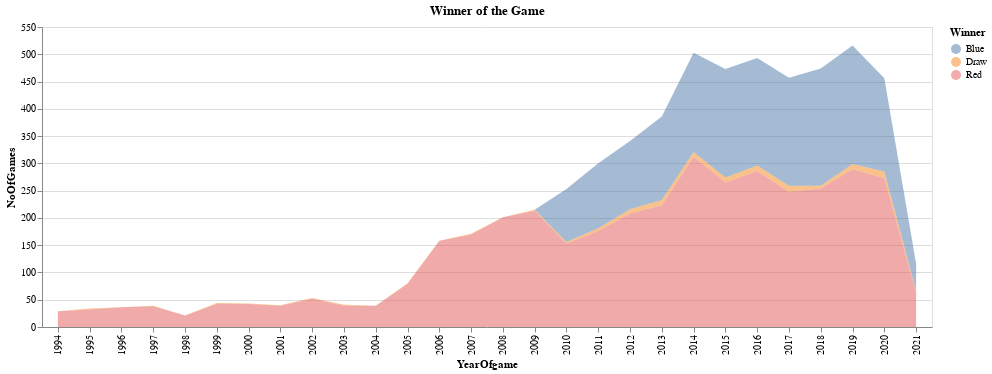

Notebook source saved alongside this figure:
### Code cell
import pandas as pd
import numpy as np
from sklearn.impute import SimpleImputer
import altair as alt

def add_year_of_game(data):
    data['YearOfgame'] = data['date'].apply(lambda x: x.split('-')[0])
    return data

def count_na_values(data):
    na = [(index, data[col].isna().sum()) for index, col in enumerate(data)]
    return len([x[1] for x in na if x[1] > 0])

def impute_missing_values(data, features, imp_features, imp_stance):
    for feature in features:
        data[feature] = imp_features.fit_transform(data[feature].values.reshape(-1, 1))
    data['R_Stance'] = imp_stance.fit_transform(data['R_Stance'].values.reshape(-1, 1))
    data['B_Stance'] = imp_stance.fit_transform(data['B_Stance'].values.reshape(-1, 1))
    return data

def impute_mean_values(data, na, imp_stance):
    for x in na:
        if x[1] > 0 and data.iloc[:, x[0]].dtype != 'object':
            data.iloc[:, x[0]] = imp_stance.fit_transform(data.iloc[:, x[0]].values.reshape(-1, 1))
    return data

# Read in the data
df = pd.read_csv('data/data.csv')

# Make a copy of the original dataframe
df_copy = df.copy()

# Calculate year-wise games
play_info = df
play_info = add_year_of_game(play_info)
play_counts = pd.DataFrame(play_info['YearOfgame'].value_counts().sort_index())
play_counts['NoOfGames'] = play_counts['YearOfgame']
play_counts['YearOfgame'] = play_counts.index

# Calculate games in each weight class
weightClassCount = pd.DataFrame(df['weight_class'].value_counts())
weightClassCount['WeightClass'] = weightClassCount.index

# Deal with null values
print('Number of features with NaN values:', count_na_values(df))

# Impute missing values
imp_features = ['R_Weight_lbs', 'R_Height_cms', 'B_Height_cms', 'R_age', 'B_age', 'R_Reach_cms', 'B_Reach_cms']
imp_median = SimpleImputer(missing_values=np.nan, strategy='median')
imp_stance = SimpleImputer(missing_values=np.nan, strategy='most_frequent')

df = impute_missing_values(df, imp_features, imp_median, imp_stance)
df_copy = impute_missing_values(df_copy, imp_features, imp_median, imp_stance)

# Impute mean values
imp_mean = SimpleImputer(missing_values=np.nan, strategy='mean')
na = [(index, df[col].isna().sum()) for index, col in enumerate(df)]

df = impute_mean_values(df, na, imp_mean)
df_copy = impute_mean_values(df_copy, na, imp_mean)

df = df.drop(['Referee'], axis=1)

print('Number of features with NaN values:', count_na_values(df))

# Exploratory Data Analysis
winnerCounts = df['Winner'].value_counts().reset_index()
winnerCounts['whoWon'] = winnerCounts['index']
winnerCounts = winnerCounts.sort_values(by="whoWon")


base = alt.Chart(winnerCounts).mark_arc(innerRadius=3).encode(
    theta=alt.Theta(field="Winner", type="quantitative"),
    color=alt.Color(field="whoWon", type="nominal")).properties(width=800)

c1 = base.mark_arc(innerRadius=2, stroke="#fff")

c2 = base.mark_text(radius=100, size=20,radiusOffset=80).encode(text="Winner:N")



# Number of Games
playCountsBar=alt.Chart(play_counts).mark_bar(color="lightblue").encode(x='YearOfgame',y='NoOfGames').properties(width=990)

playCountsBarText = playCountsBar.mark_text(baseline='middle',dx=4).encode(text='NoOfGames')

(playCountsBar  + playCountsBarText)


# Winner of the Game
df['YearOfgame'] = df['date'].apply(lambda x : x.split('-')[0])
playWinner = df.groupby('YearOfgame')['Winner'].value_counts().reset_index(name='NoOfGames')


alt.Chart(playWinner).mark_area(opacity=0.5).encode(x='YearOfgame',y='NoOfGames',color='Winner').properties( width=890,title='Winner of the Game')

### Figure 1 — Vega-Lite specification as saved in the notebook (floating-point values rounded to 4 significant figures)
{"config": {"view": {"continuousWidth": 400, "continuousHeight": 300}}, "data": {"name": "data-7eef03f45a7b115c776f1f5ba975a94b"}, "mark": {"type": "area", "opacity": 0.5}, "encoding": {"color": {"field": "Winner", "type": "nominal"}, "x": {"field": "YearOfgame", "type": "nominal"}, "y": {"field": "NoOfGames", "type": "quantitative"}}, "title": "Winner of the Game", "width": 890, "$schema": "https://vega.github.io/schema/vega-lite/v4.17.0.json", "datasets": {"data-7eef03f45a7b115c776f1f5ba975a94b": [{"YearOfgame": "1994", "Winner": "Red", "NoOfGames": 29}, {"YearOfgame": "1995", "Winner": "Red", "NoOfGames": 32}, {"YearOfgame": "1995", "Winner": "Draw", "NoOfGames": 2}, {"YearOfgame": "1996", "Winner": "Red", "NoOfGames": 36}, {"YearOfgame": "1997", "Winner": "Red", "NoOfGames": 38}, {"YearOfgame": "1997", "Winner": "Draw", "NoOfGames": 1}, {"YearOfgame": "1998", "Winner": "Red", "NoOfGames": 21}, {"YearOfgame": "1999", "Winner": "Red", "NoOfGames": 42}, {"YearOfgame": "1999", "Winner": "Draw", "NoOfGames": 2}, {"YearOfgame": "2000", "Winner": "Red", "NoOfGames": 42}, {"YearOfgame": "2000", "Winner": "Draw", "NoOfGames": 1}, {"YearOfgame": "2001", "Winner": "Red", "NoOfGames": 39}, {"YearOfgame": "2001", "Winner": "Draw", "NoOfGames": 1}, {"YearOfgame": "2002", "Winner": "Red", "NoOfGames": 52}, {"YearOfgame": "2002", "Winner": "Draw", "NoOfGames": 1}, {"YearOfgame": "2003", "Winner": "Red", "NoOfGames": 39}, {"YearOfgame": "2003", "Winner": "Draw", "NoOfGames": 2}, {"YearOfgame": "2004", "Winner": "Red", "NoOfGames": 39}, {"YearOfgame": "2005", "Winner": "Red", "NoOfGames": 79}, {"YearOfgame": "2005", "Winner": "Draw", "NoOfGames": 1}, {"YearOfgame": "2006", "Winner": "Red", "NoOfGames": 158}, {"YearOfgame": "2007", "Winner": "Red", "NoOfGames": 169}, {"YearOfgame": "2007", "Winner": "Draw", "NoOfGames": 2}, {"YearOfgame": "2008", "Winner": "Red", "NoOfGames": 201}, {"YearOfgame": "2009", "Winner": "Red", "NoOfGames": 213}, {"YearOfgame": "2009", "Winner": "Draw", "NoOfGames": 2}, {"YearOfgame": "2010", "Winner": "Red", "NoOfGames": 153}, {"YearOfgame": "2010", "Winner": "Blue", "NoOfGames": 97}, {"YearOfgame": "2010", "Winner": "Draw", "NoOfGames": 3}, {"YearOfgame": "2011", "Winner": "Red", "NoOfGames": 176}, {"YearOfgame": "2011", "Winner": "Blue", "NoOfGames": 119}, {"YearOfgame": "2011", "Winner": "Draw", "NoOfGames": 5}, {"YearOfgame": "2012", "Winner": "Red", "NoOfGames": 208}, {"YearOfgame": "2012", "Winner": "Blue", "NoOfGames": 125}, {"YearOfgame": "2012", "Winner": "Draw", "NoOfGames": 8}, {"YearOfgame": "2013", "Winner": "Red", "NoOfGames": 223}, {"YearOfgame": "2013", "Winner": "Blue", "NoOfGames": 153}, {"YearOfgame": "2013", "Winner": "Draw", "NoOfGames": 10}, {"YearOfgame": "2014", "Winner": "Red", "NoOfGames": 312}, {"YearOfgame": "2014", "Winner": "Blue", "NoOfGames": 182}, {"YearOfgame": "2014", "Winner": "Draw", "NoOfGames": 9}, {"YearOfgame": "2015", "Winner": "Red", "NoOfGames": 265}, {"YearOfgame": "2015", "Winner": "Blue", "NoOfGames": 199}, {"YearOfgame": "2015", "Winner": "Draw", "NoOfGames": 9}, {"YearOfgame": "2016", "Winner": "Red", "NoOfGames": 286}, {"YearOfgame": "2016", "Winner": "Blue", "NoOfGames": 197}, {"YearOfgame": "2016", "Winner": "Draw", "NoOfGames": 10}, {"YearOfgame": "2017", "Winner": "Red", "NoOfGames": 248}, {"YearOfgame": "2017", "Winner": "Blue", "NoOfGames": 198}, {"YearOfgame": "2017", "Winner": "Draw", "NoOfGames": 11}, {"YearOfgame": "2018", "Winner": "Red", "NoOfGames": 254}, {"YearOfgame": "2018", "Winner": "Blue", "NoOfGames": 215}, {"YearOfgame": "2018", "Winner": "Draw", "NoOfGames": 5}, {"YearOfgame": "2019", "Winner": "Red", "NoOfGames": 289}, {"YearOfgame": "2019", "Winner": "Blue", "NoOfGames": 217}, {"YearOfgame": "2019", "Winner": "Draw", "NoOfGames": 10}, {"YearOfgame": "2020", "Winner": "Red", "NoOfGames": 273}, {"YearOfgame": "2020", "Winner": "Blue", "NoOfGames": 171}, {"YearOfgame": "2020", "Winner": "Draw", "NoOfGames": 12}, {"YearOfgame": "2021", "Winner": "Red", "NoOfGames": 63}, {"YearOfgame": "2021", "Winner": "Blue", "NoOfGames": 50}, {"YearOfgame": "2021", "Winner": "Draw", "NoOfGames": 3}]}}
